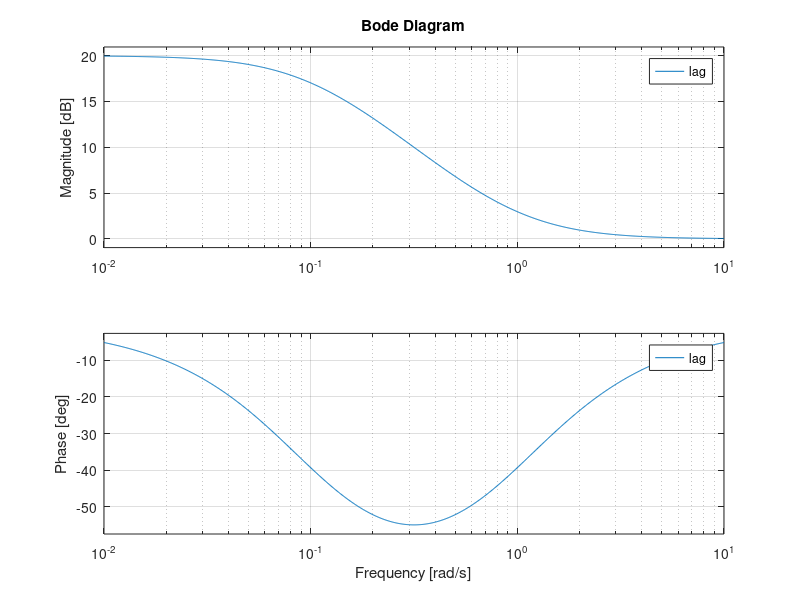

Here is the MATLAB script that generated this plot:
plant = tf([9 2.2], [1.2 2.5 4]);
controller = tf([1100 10010 1000], [1 100 0]);
multi = plant * controller;
sys = feedback(plant * controller, 1);
pole(sys);
%bode(multi);

plant2 = tf([2], [4 5 6]);
%step(sys);

%bode(plant);

lag = tf([10 10], [10 1]);

multi2 = plant * lag;

bode(lag)

%bode(multi2)

lag2 = tf([0.02 2], [0.02 1]);

multi3 = multi * lag2;

%bode(multi3)

%bode(controller)
